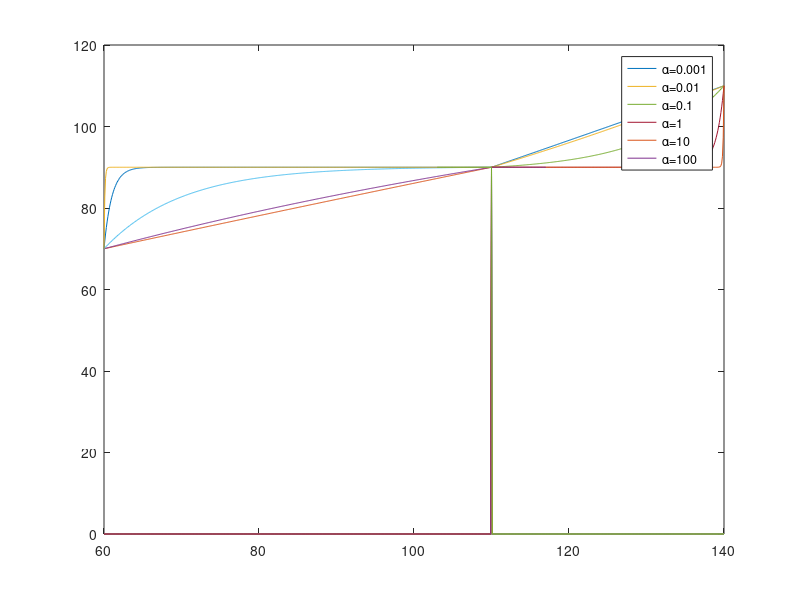

Recreate this plot in MATLAB.
Xa =  60;   Xo = 110;  Xb = 140;
Ya =  70;   Yo = 90;   Yb = 110;

xf = [Xa:0.1:Xb];
xg = [Xa:0.1:Xb];

figure; 
i=0;
for alpha = [0.001, 0.01, 0.1, 1, 10, 100]
    i=i+1;
    Kf = (Yb-Yo)/(exp(alpha*(Xb-Xo))-1);
    fx = (Kf * (exp(alpha*(xf-Xo))-1) + Yo).*(xf-Xo>=0);
    
    
    
    
    Kg = (Ya-Yo)/(exp(alpha*(Xo-Xa))-1);
    gx = (Kg * (exp(alpha*(Xo-xg))-1) + Yo).*(xg-Xo<=0);
    
    
    p(i) = plot(xf,fx); hold on; lgnd{i} = ['\alpha=',num2str(alpha)];
    plot(xg,gx); 
    
end
legend(p,lgnd);